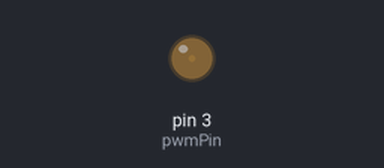
The sketch below on a simulated Teensy 4. On the bench: output pins drawn as LEDs (lit = HIGH).

Above: at 0.05 s.
At 1.15 s:
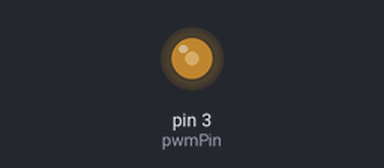
At 2.3 s:
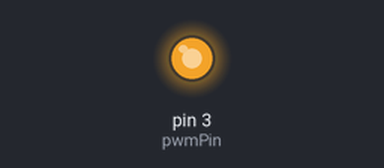
At 4.6 s:
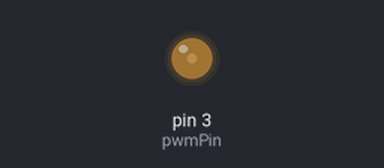
Timing chart, 0 to 6.7 s (numbered marks = the images above):
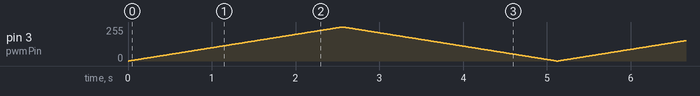

The sketch:

teensy_pwm_sweep_example.ino
```cpp
const int pwmPin = 3; // Choose a PWM pin. Example: Pin 2
const int pwmFreqHz = 1000; // Choose a PWM pin. Example: Pin 2

void setup() {
  pinMode(pwmPin, OUTPUT);

  // For Teensy 4.0, you can set the PWM frequency using analogWriteFrequency
  analogWriteFrequency(pwmPin, pwmFreqHz);  // Set PWM frequency to 1kHz
  analogWriteResolution(8);  // 8-bit resolution (0-255)
}

void loop() {
  for (int i = 0; i <= 255; i++) {
    analogWrite(pwmPin, i);  // Vary the PWM duty cycle
    delay(10);
  }
  for (int i = 255; i >= 0; i--) {
    analogWrite(pwmPin, i);
    delay(10);
  }
}
```
